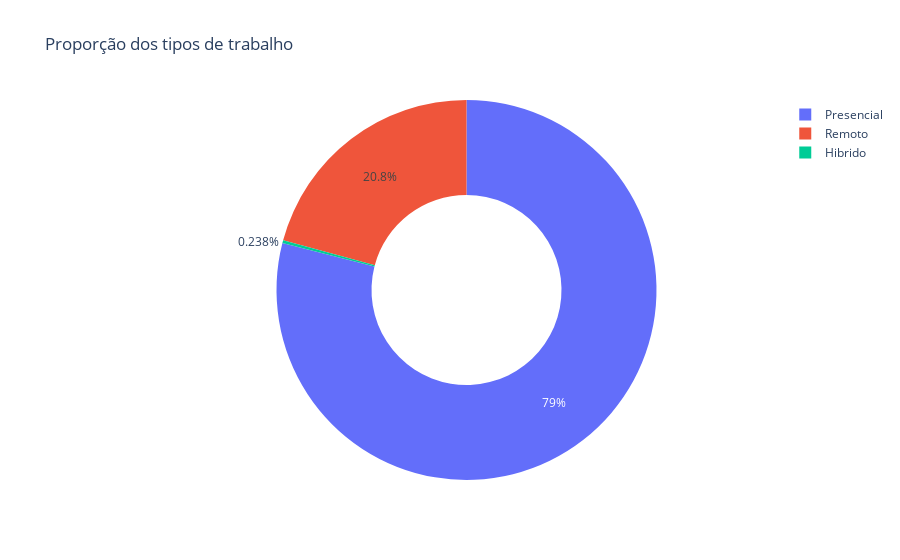

Notebook code for this chart:
### Markdown cell above
-> hole: Tem como objetivo abrir um buraco no meio do gráfico de pizza.
Essa função recebe como argumento um valor numérico entre 0 e 1 que irá definir o tamanho do buraco.

### Code cell
remoto_contagem = base_de_dados['remoto'].value_counts().reset_index()

remoto_contagem.columns = ['Tipo_Trabalho', 'Quantidade']

fig = px.pie(
    
    remoto_contagem,
        
    names = 'Tipo_Trabalho',
    
    values = 'Quantidade',
    
    title = 'Proporção dos tipos de trabalho',
    
    hole= 0.5
)

fig.show()

### Figure 1 — Plotly figure (JSON) as saved in the notebook; plotly's stock layout.template omitted (floating-point values rounded to 4 significant figures)
{"data": [{"domain": {"x": [0, 1], "y": [0, 1]}, "hole": 0.5, "hovertemplate": "Tipo_Trabalho=%{label}<br>Quantidade=%{value}<extra></extra>", "labels": ["Presencial", "Remoto", "Hibrido"], "legendgroup": "", "name": "", "showlegend": true, "type": "pie", "values": [105305, 27716, 318]}], "layout": {"legend": {"tracegroupgap": 0}, "title": {"text": "Proporção dos tipos de trabalho"}}}
